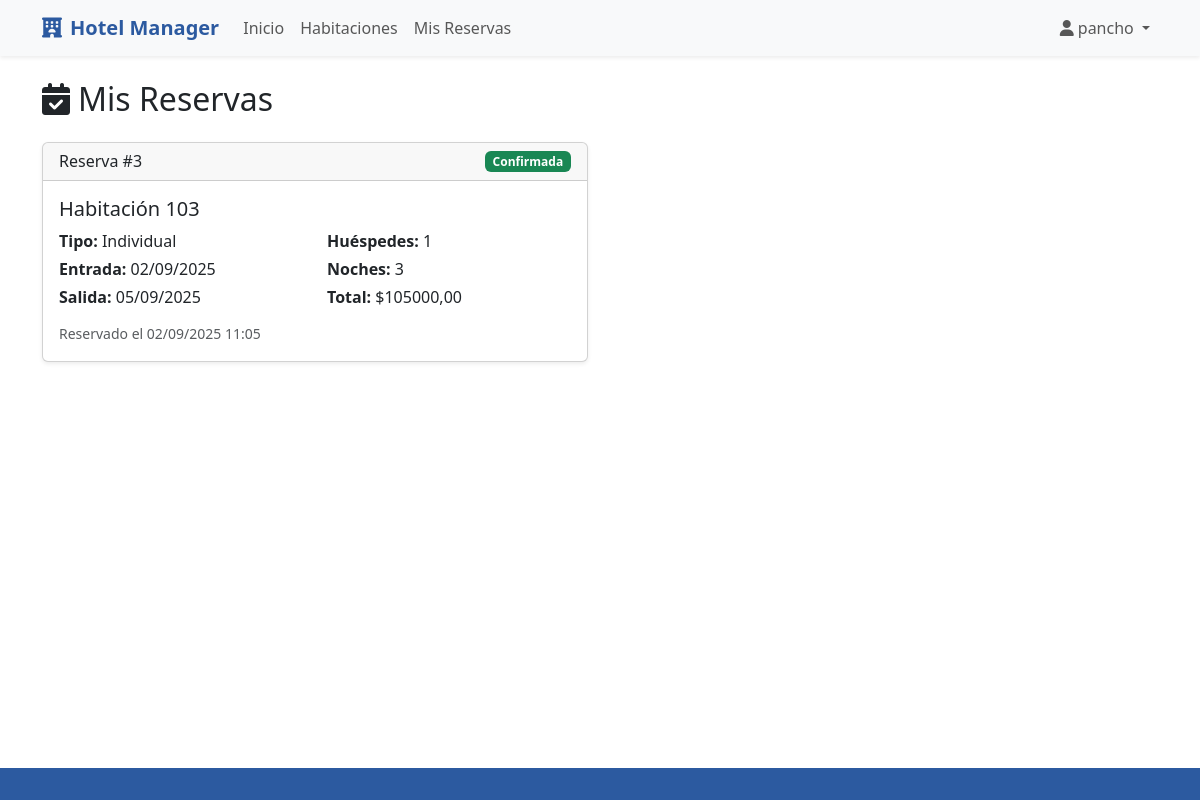
Before: /mis-reservas/ (signed in) with the older database file.
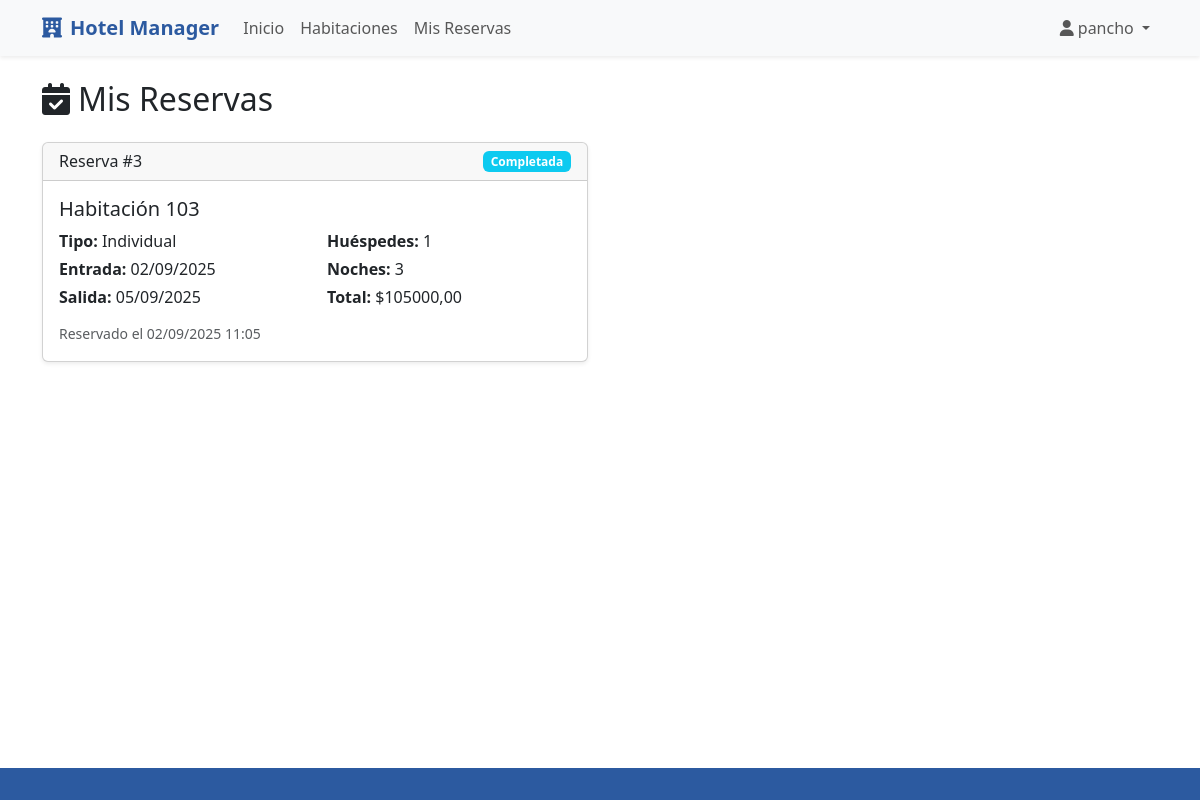
After: the same page with the newer database file.
### hotel/models.py (models this page shows, shortened)
class Reserva(models.Model):
    ESTADOS_RESERVA = [
        ('pendiente', 'Pendiente'),
        ('confirmada', 'Confirmada'),
        ('cancelada', 'Cancelada'),
        ('completada', 'Completada'),
    ]
    cliente = models.ForeignKey(User, on_delete=models.CASCADE)
    habitacion = models.ForeignKey(Habitacion, on_delete=models.CASCADE)
    fecha_entrada = models.DateField()
    fecha_salida = models.DateField()
    numero_huespedes = models.IntegerField()
    estado = models.CharField(max_length=20, choices=ESTADOS_RESERVA, default='pendiente')
    precio_total = models.DecimalField(max_digits=10, decimal_places=2)
    fecha_reserva = models.DateTimeField(auto_now_add=True)
    comentarios = models.TextField(blank=True)
    def calcular_noches(self):
        return (self.fecha_salida - self.fecha_entrada).days
    class Meta:
        verbose_name = "Reserva"
        verbose_name_plural = "Reservas"
        ordering = ['-fecha_reserva']

class Habitacion(models.Model):
    ESTADOS = [
        ('disponible', 'Disponible'),
        ('ocupada', 'Ocupada'),
        ('mantenimiento', 'En Mantenimiento'),
    ]
    numero = models.CharField(max_length=10, unique=True)
    tipo = models.ForeignKey(TipoHabitacion, on_delete=models.CASCADE)
    estado = models.CharField(max_length=20, choices=ESTADOS, default='disponible')
    piso = models.IntegerField()
    descripcion = models.TextField(blank=True)
    fecha_creacion = models.DateTimeField(auto_now_add=True)
    class Meta:
        verbose_name = "Habitación"
        verbose_name_plural = "Habitaciones"
        ordering = ['numero']

class TipoHabitacion(models.Model):
    TIPOS_HABITACION = [
        ('individual', 'Individual'),
        ('doble', 'Doble'),
        ('suite', 'Suite'),
        ('familiar', 'Familiar'),
    ]
    nombre = models.CharField(max_length=50, choices=TIPOS_HABITACION, unique=True)
    descripcion = models.TextField(blank=True)
    precio_por_noche = models.DecimalField(max_digits=8, decimal_places=2)
    capacidad_maxima = models.IntegerField()
    def __str__(self):
        return self.get_nombre_display()
    class Meta:
        verbose_name = "Tipo de Habitación"
        verbose_name_plural = "Tipos de Habitación"

### hotel/views.py (the view)
# urls.py: path('mis-reservas/', views.mis_reservas, name='mis_reservas'),
@login_required
def mis_reservas(request):
    reservas = Reserva.objects.filter(cliente=request.user).order_by('-fecha_reserva')
    return render(request, 'hotel/mis_reservas.html', {'reservas': reservas})

### hotel/templates/hotel/mis_reservas.html (shortened to what this page needs)
{% extends 'hotel/base.html' %}
{% block contenido %}
<h2 class="mb-4">
    <i class="fas fa-calendar-check me-2"></i>Mis Reservas
</h2>
{% if reservas %}
    <div class="row">
        {% for reserva in reservas %}
            <div class="col-lg-6 mb-4">
                <div class="card shadow-sm">
                    <div class="card-header d-flex justify-content-between align-items-center">
                        <h6 class="mb-0">Reserva #{{ reserva.id }}</h6>
                        <span class="badge {% if reserva.estado == 'confirmada' %}bg-success{% elif reserva.estado == 'pendiente' %}bg-warning{% elif reserva.estado == 'cancelada' %}bg-danger{% else %}bg-info{% endif %}">
                            {{ reserva.get_estado_display }}
                        </span>
                    </div>
                    <div class="card-body">
                        <h5 class="card-title">Habitación {{ reserva.habitacion.numero }}</h5>
                        <div class="row">
                            <div class="col-sm-6">
                                <p class="mb-1"><strong>Tipo:</strong> {{ reserva.habitacion.tipo }}</p>
                                <p class="mb-1"><strong>Entrada:</strong> {{ reserva.fecha_entrada|date:"d/m/Y" }}</p>
                                <p class="mb-1"><strong>Salida:</strong> {{ reserva.fecha_salida|date:"d/m/Y" }}</p>
                            </div>
                            <div class="col-sm-6">
                                <p class="mb-1"><strong>Huéspedes:</strong> {{ reserva.numero_huespedes }}</p>
                                <p class="mb-1"><strong>Noches:</strong> {{ reserva.calcular_noches }}</p>
                                <p class="mb-1"><strong>Total:</strong> ${{ reserva.precio_total }}</p>
                            </div>
                        </div>
                        <div class="mt-2">
                            <small class="text-muted">
                                Reservado el {{ reserva.fecha_reserva|date:"d/m/Y H:i" }}
                            </small>
                        </div>
                    </div>
                </div>
            </div>
        {% endfor %}
    </div>
{% endif %}
{% endblock %}

Changed rows visible on the page:
changed Reserva "Individual": estado "Confirmada" → "Completada"
